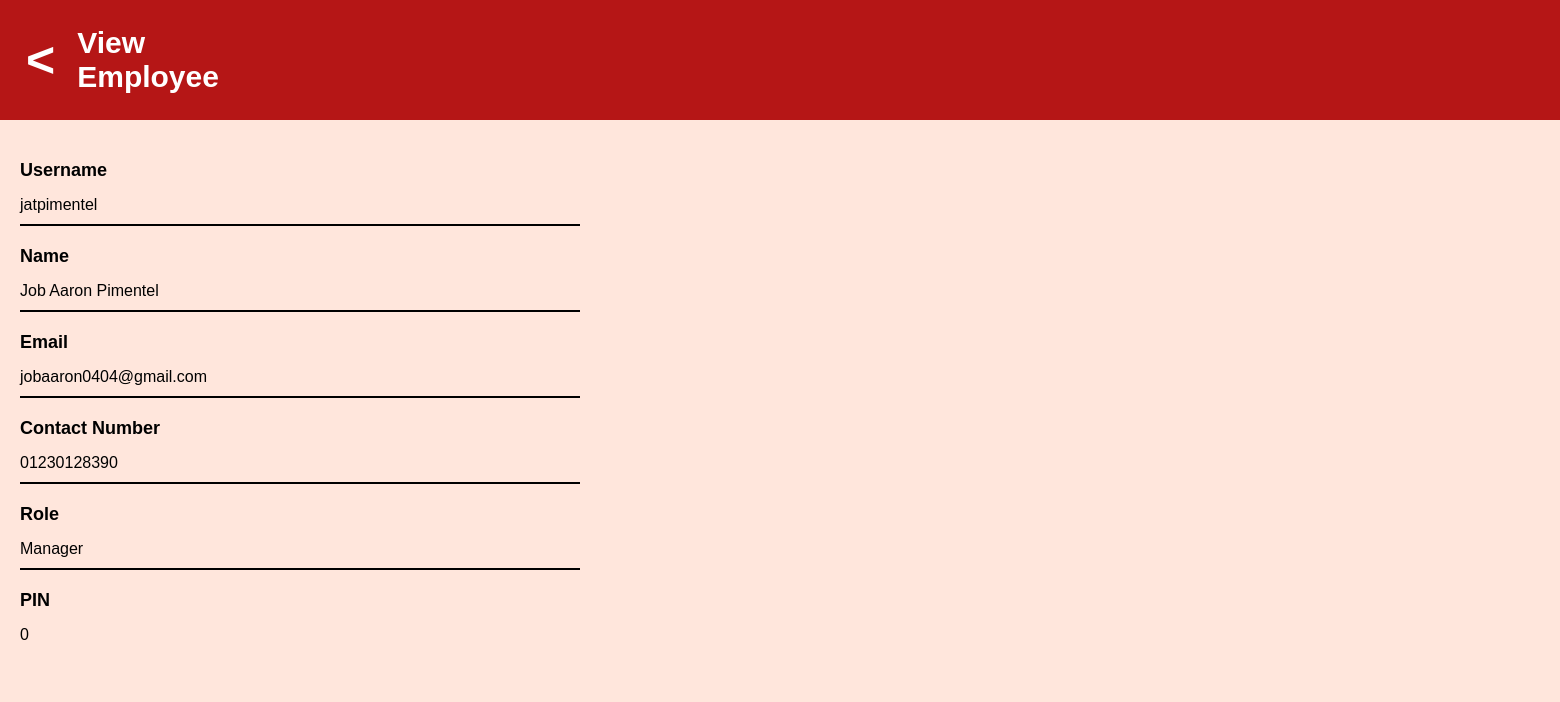
The app's page /employee-view/1/, older data.
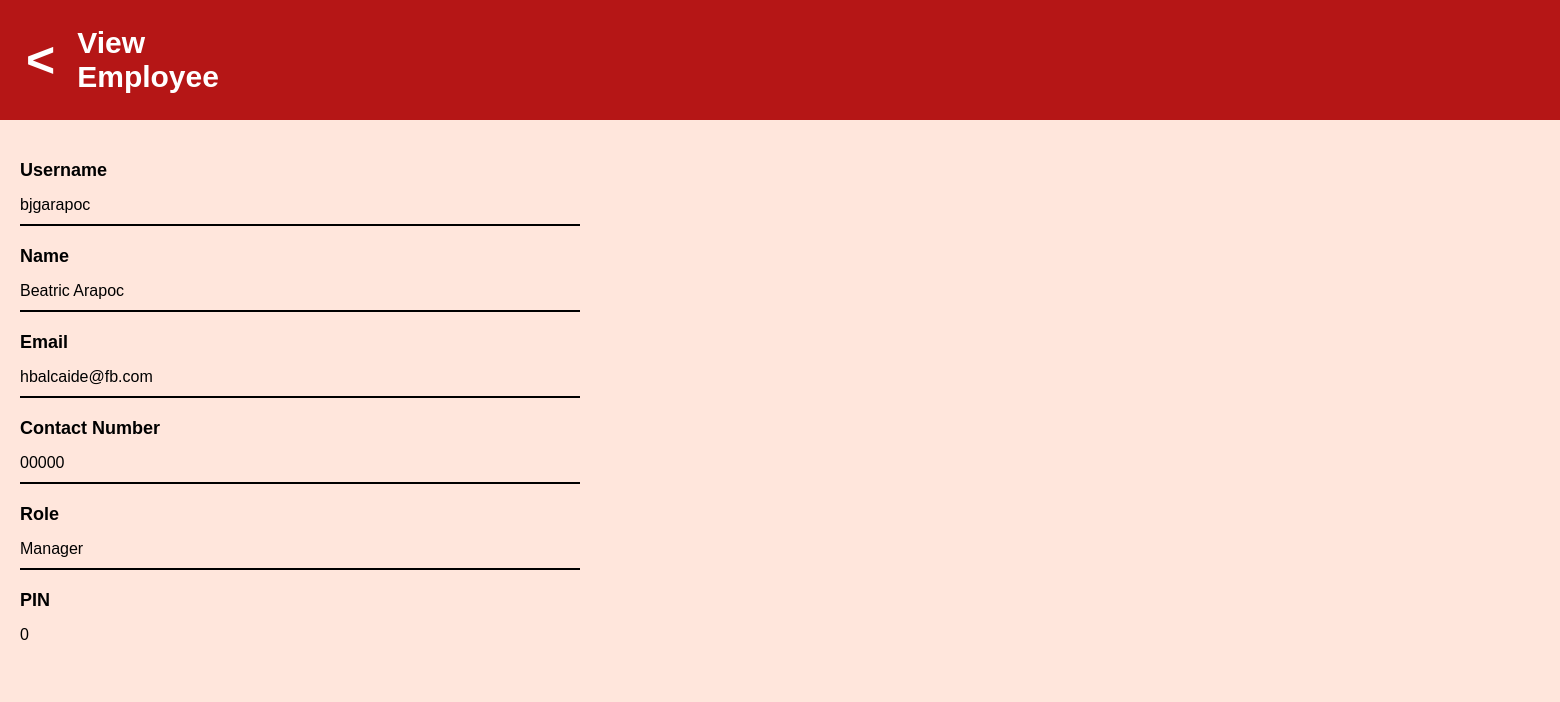
The same page, newer data.
### EmployeeList/models.py (models this page shows, shortened)
class employee (models.Model):
    ACTIVE = 'active'
    INACTIVE = 'inactive'
    EMPLOYEE_STATUS_CHOICES = [
        (ACTIVE, 'Active'),
        (INACTIVE, 'Not Active'),
    ]
    person = models.ForeignKey(person, on_delete=models.CASCADE, blank=True, null=True)
    role = models.ForeignKey(role, on_delete=models.CASCADE, blank=True, null=True)
    pin = models.PositiveIntegerField()
    employee_status = models.CharField(
        max_length=8,
        choices=EMPLOYEE_STATUS_CHOICES,
        default=ACTIVE,
    )

class person (models.Model):
    username = models.CharField(max_length=255)
    first_name = models.CharField(max_length=255)
    last_name = models.CharField(max_length=255)
    contact_number = models.CharField(max_length=255)
    email = models.EmailField(max_length=255)

class role (models.Model):
    role_name = models.CharField(max_length=255)
    role_type = models.CharField(max_length=255)
    role_status = models.CharField(max_length=255)

### EmployeeList/views.py (the view)
# urls.py: path('employee-view/<int:id>/', views.employee_view, name='employee-view')
def employee_view(request, id):
    employee_obj = get_object_or_404(employee, id=id)
    return render(request, 'employee-view.html', {'employee': employee_obj})

### EmployeeList/templates/employee-view.html (shortened to what this page needs)
<!DOCTYPE html>
<html lang="en">
  <head>
    {% load static %}
    <link rel="stylesheet" href="{% static 'employee-view.css' %}" />
  </head>
  <body>
    <div class="app-container">
      <div class="navbar">
        <div class="navbar-content">
          <div class="back-button">
            <button
              class="back-button"
              onclick="window.location.href='/employee-list/';"
            >
              <
            </button>
          </div>
          <span class="logo">View Employee</span>
        </div>
      </div>
      <div class="form-container">
        <div class="employee-view">
          <div class="employee-field">
            <label class="field-label">Username</label>
            <span class="field-value">{{ employee.person.username }}</span>
          </div>
          <div class="employee-field">
            <label class="field-label">Name</label>
            <span class="field-value"
              >{{ employee.person.first_name }} {{employee.person.last_name}}
            </span>
          </div>
          <div class="employee-field">
            <label class="field-label">Email</label>
            <span class="field-value">{{ employee.person.email }}</span>
          </div>
          <div class="employee-field">
            <label class="field-label">Contact Number</label>
            <span class="field-value"
              >{{ employee.person.contact_number }}</span
            >
          </div>
          <div class="employee-field">
            <label class="field-label">Role</label>
            <span class="field-value"> {{ employee.role.role_name }} </span>
          </div>
          <div class="employee-field">
            <label class="field-label">PIN</label>
            <span class="field-value">{{ employee.pin }}</span>
          </div>
        </div>
      </div>
    </div>
  </body>
</html>

Row changes from the older to the newer data that the page shows:
changed employee "Manager": person.username "jatpimentel" → "bjgarapoc"; person.first_name "Job Aaron" → "Beatric"; person.last_name "Pimentel" → "Arapoc"; person.email "jobaaron0404@gmail.com" → "hbalcaide@fb.com"; person.contact_number "01230128390" → "00000"
